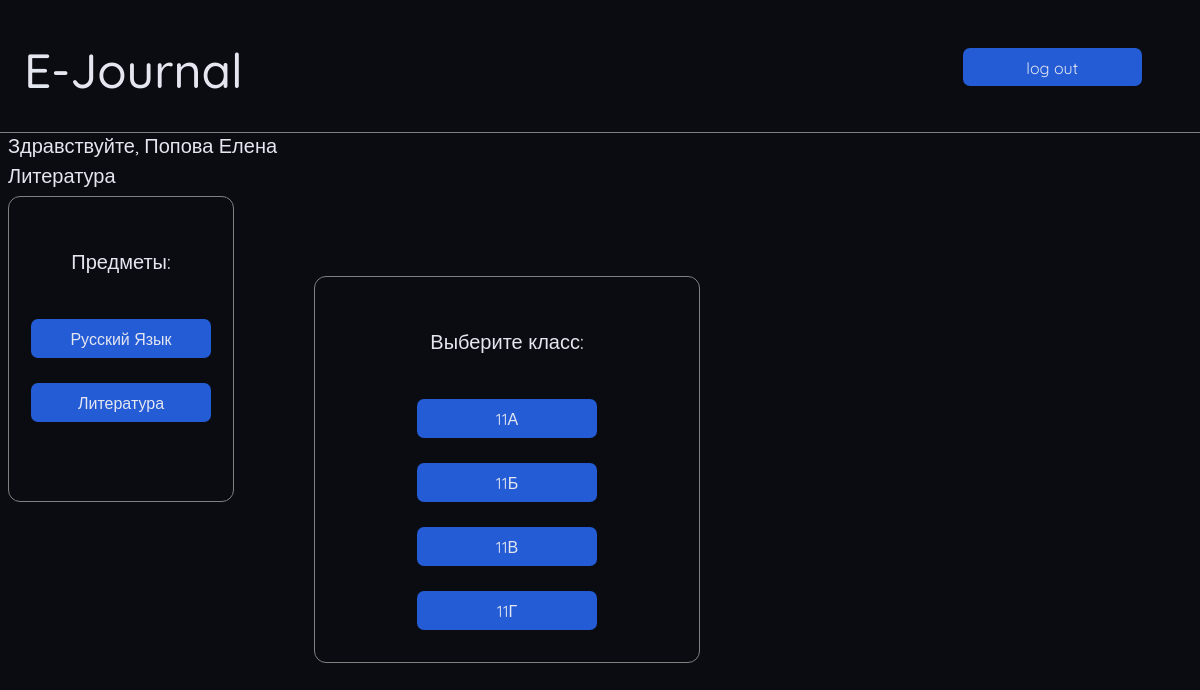
Page /teacher/4 (signed in) on the committed database.
### journal/models.py (models this page shows, shortened)
class Subjects(db.Model):
    id: Mapped[int] = mapped_column(Integer, primary_key=True)
    name: Mapped[str] = mapped_column(String(20), nullable=False)

class Groops(db.Model):
    id: Mapped[int] = mapped_column(Integer, primary_key=True)
    name: Mapped[str] = mapped_column(String(3), nullable=False)
    student = relationship('Students', back_populates='groop', cascade='save-update, merge, delete')
    teacher = relationship('GroopsTeachers', back_populates='groop', cascade='save-update, merge, delete')

### journal/routes.py (the view)
@app.route('/teacher/<int:subject_id>')
@login_required
def choose_groop(subject_id):
    subjects = list()
    subj = SubjectsTeachers.query.filter_by(teacher_id=current_user.id).all()  # Ищем какие предметы ведёт учитель
    for j in subj:
        sub = Subjects.query.filter_by(id=j.subject_id).all()  # Ищем названия предметов в соответствующей таблице
        for m in sub:
            subjects.append((m.id, m.name))
    groops = list()
    grps = GroopsTeachers.query.filter_by(teacher_id=current_user.id).all()
    for j in grps:
        grp = Groops.query.filter_by(id=j.groop_id).all()
        for m in grp:
            groops.append((m.id, m.name))
    subject = Subjects.query.filter_by(id=subject_id).first()
    us = Users.query.filter_by(id=current_user.id).first()
    user = f'{us.last_name} {us.name}'
    return render_template('groops.html', subjects=subjects, groops=groops, id=subject_id, task=subject.name, name=user)

### journal/routes.py (called while the page is built)
@login_manager.user_loader
def load_user(user_id):
    print('load user')
    return Users().query.get(user_id)

@app.after_request
def redirect_to_signin(response):
    if response.status_code == 401:
        return redirect(url_for('login') + '?next=' + request.url)
    return response

### journal/templates/groops.html (shortened to what this page needs)
<!DOCTYPE html>
<html lang="en">
<head>
    <link rel="stylesheet" href="{{ url_for('static', filename='css/groops.css') }}">
</head>
<body>
    <div class="head">
        <div class="main-title">
            <p>E-Journal</p>
        </div>
        <a class="log_out" href="/logout">log out</a>
    </div>
    <div class="hello">
        <p>Здравствуйте, {{name}}</p>
        <p>{{task}}</p>
    </div>
    <div class="main-inf">
        <div class="left-side">
            <p>Предметы:</p>
            {% for i in subjects %}
                <a href="{{i[0]}}">{{i[1]}}</a>
            {% endfor %}
        </div>
        <div class="box-content">
            <p>Выберите  класс:</p>
            {% for i in groops %}
                <a href="{{id}}/{{i[0]}}">{{i[1]}}</a>
            {% endfor %}
        </div>
    </div>
</body>
</html>

### journal/static/css/groops.css (style rules this page uses)
body { background-color: #0b0c12; justify-content: center; font-family: 'QuickSand', sans-serif; text-decoration: none; color: #e4e6f0; font-size: 20px; align-items: center; display: flex; flex-direction: column; }
.main-title p { font-size: 48px; font-weight: 500; margin: 1rem; width: 100%; height: auto; }
.log_out { margin-top: 1.5rem; background-color: rgb(36, 92, 214); padding: 0.6rem; width: 10rem; height: 1.2rem; border: solid 0px rgb(36, 92, 214); border-radius: 7px; color: #e4e6f0; font-size: 16px; text-align: center; text-decoration: none; min-width: 10rem; }
.head { display: flex; flex-direction: row; gap:calc(100% - 30rem); padding:1rem; width: 100%; height: auto; padding-bottom: 1rem; border-bottom: solid gray 1px; min-width: 40rem; }
.hello { width: 100%; display: flex; flex-direction: column; gap: 0.3rem }
.hello p { float: left; margin: 0; }
.main-inf { width:100%; display: flex; flex-direction: row; margin-top: 0.5rem; gap:calc(100% - 80rem) }
.left-side { display: flex; flex-direction: column; border: solid gray 1.5px; border-radius: 12px; padding: 2rem; width: 10rem; height: 17rem; gap: 0.1rem; margin: 0rem; align-items: center; padding-bottom: 0rem; }
.left-side a { margin-top: 1.5rem; background-color: rgb(36, 92, 214); padding: 0.6rem; width: 8rem; height: 1.2rem; border: solid 0px rgb(36, 92, 214); border-radius: 7px; color: #e4e6f0; font-size: 16px; text-align: center; text-decoration: none; min-width: 10rem; }
.box-content { display: flex; flex-direction: column; border: solid gray 1.5px; border-radius: 12px; padding: 2rem; width: 20rem; height: auto; gap: 0.1rem; margin: 5rem; align-items: center; }
.box-content a { margin-top: 1.5rem; background-color: rgb(36, 92, 214); padding: 0.6rem; width: 8rem; height: 1.2rem; border: solid 0px rgb(36, 92, 214); border-radius: 7px; color: #e4e6f0; font-size: 16px; text-align: center; text-decoration: none; min-width: 10rem; }

### rows in the picture
Subjects: name "Литература"
Subjects: name "Русский Язык"
Groops: name "11А"
Groops: name "11Б"
Groops: name "11В"
Groops: name "11Г"

### other values in the picture
{{ name }} "Попова Елена"
